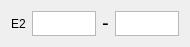
     <widget class="QWidget" name="horizontalLayoutWidget_26">
      <property name="geometry">
       <rect>
        <x>1090</x>
        <y>100</y>
        <width>171</width>
        <height>41</height>
       </rect>
      </property>
      <layout class="QHBoxLayout" name="horizontalLayout_30" stretch="0,0,0,0">
       <property name="sizeConstraint">
        <enum>QLayout::SetFixedSize</enum>
       </property>
       <item>
        <widget class="QLabel" name="label_46">
         <property name="sizePolicy">
          <sizepolicy hsizetype="Fixed" vsizetype="MinimumExpanding">
           <horstretch>0</horstretch>
           <verstretch>0</verstretch>
          </sizepolicy>
         </property>
         <property name="text">
          <string>E2</string>
         </property>
        </widget>
       </item>
       <item>
        <widget class="QTextEdit" name="A23">
         <property name="sizePolicy">
          <sizepolicy hsizetype="Fixed" vsizetype="Fixed">
           <horstretch>0</horstretch>
           <verstretch>1</verstretch>
          </sizepolicy>
         </property>
         <property name="minimumSize">
          <size>
           <width>64</width>
           <height>19</height>
          </size>
         </property>
         <property name="maximumSize">
          <size>
           <width>64</width>
           <height>25</height>
          </size>
         </property>
         <property name="sizeIncrement">
          <size>
           <width>1</width>
           <height>1</height>
          </size>
         </property>
         <property name="autoFillBackground">
          <bool>false</bool>
         </property>
         <property name="styleSheet">
          <string notr="true"/>
         </property>
         <property name="verticalScrollBarPolicy">
          <enum>Qt::ScrollBarAlwaysOff</enum>
         </property>
         <property name="horizontalScrollBarPolicy">
          <enum>Qt::ScrollBarAsNeeded</enum>
         </property>
        </widget>
       </item>
       <item>
        <widget class="QLabel" name="label_61">
         <property name="sizePolicy">
          <sizepolicy hsizetype="Fixed" vsizetype="Fixed">
           <horstretch>0</horstretch>
           <verstretch>0</verstretch>
          </sizepolicy>
         </property>
         <property name="font">
          <font>
           <pointsize>15</pointsize>
          </font>
         </property>
         <property name="text">
          <string>-</string>
         </property>
        </widget>
       </item>
       <item>
        <widget class="QTextEdit" name="A24">
         <property name="sizePolicy">
          <sizepolicy hsizetype="Fixed" vsizetype="Fixed">
           <horstretch>0</horstretch>
           <verstretch>5</verstretch>
          </sizepolicy>
         </property>
         <property name="minimumSize">
          <size>
           <width>64</width>
           <height>19</height>
          </size>
         </property>
         <property name="maximumSize">
          <size>
           <width>64</width>
           <height>25</height>
          </size>
         </property>
         <property name="sizeIncrement">
          <size>
           <width>1</width>
           <height>1</height>
          </size>
         </property>
         <property name="verticalScrollBarPolicy">
          <enum>Qt::ScrollBarAlwaysOff</enum>
         </property>
         <property name="horizontalScrollBarPolicy">
          <enum>Qt::ScrollBarAlwaysOff</enum>
         </property>
        </widget>
       </item>
      </layout>
     </widget>
